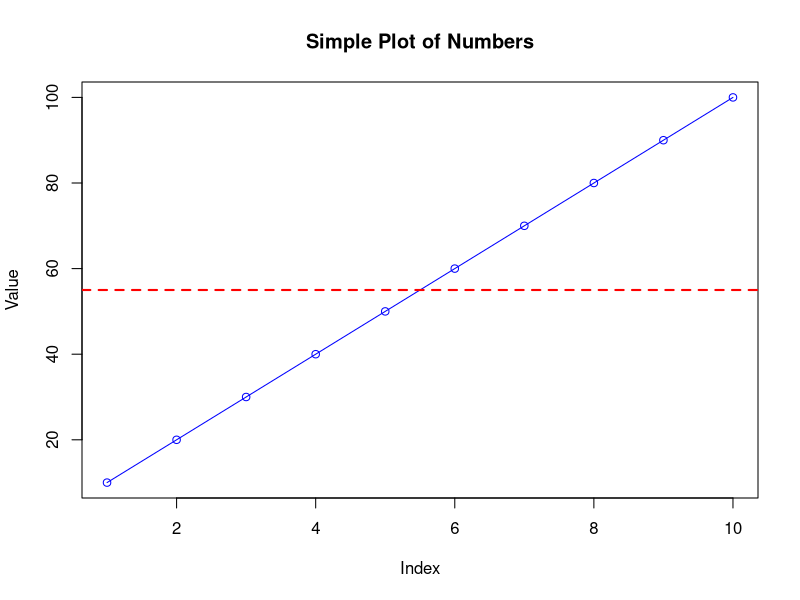

The R script that drew this image:
# Create a vector of numeric values
numbers <- c(10, 20, 30, 40, 50, 60, 70, 80, 90, 100)

# Calculate the mean of the numbers
mean_value <- mean(numbers)
print(paste("Mean:", mean_value))

# Calculate the standard deviation of the numbers
std_dev_value <- sd(numbers)
print(paste("Standard Deviation:", std_dev_value))

# Plot the numbers
plot(numbers, type = "o", col = "blue", main = "Simple Plot of Numbers",
     xlab = "Index", ylab = "Value")

# Add a horizontal line at the mean value
abline(h = mean_value, col = "red", lwd = 2, lty = 2)
